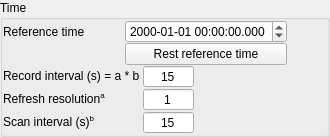
               <widget class="QGroupBox" name="groupBox_settingstime">
                <property name="sizePolicy">
                 <sizepolicy hsizetype="Preferred" vsizetype="Preferred">
                  <horstretch>0</horstretch>
                  <verstretch>0</verstretch>
                 </sizepolicy>
                </property>
                <property name="title">
                 <string>Time</string>
                </property>
                <property name="flat">
                 <bool>true</bool>
                </property>
                <layout class="QVBoxLayout" name="verticalLayout_36">
                 <property name="spacing">
                  <number>0</number>
                 </property>
                 <property name="leftMargin">
                  <number>0</number>
                 </property>
                 <property name="topMargin">
                  <number>0</number>
                 </property>
                 <property name="rightMargin">
                  <number>0</number>
                 </property>
                 <property name="bottomMargin">
                  <number>0</number>
                 </property>
                 <item>
                  <layout class="QGridLayout" name="gridLayout_4">
                   <property name="spacing">
                    <number>0</number>
                   </property>
                   <item row="0" column="4">
                    <widget class="QDateTimeEdit" name="dateTimeEdit_reftime">
                     <property name="enabled">
                      <bool>true</bool>
                     </property>
                     <property name="sizePolicy">
                      <sizepolicy hsizetype="Preferred" vsizetype="Fixed">
                       <horstretch>0</horstretch>
                       <verstretch>0</verstretch>
                      </sizepolicy>
                     </property>
                     <property name="wrapping">
                      <bool>false</bool>
                     </property>
                     <property name="readOnly">
                      <bool>false</bool>
                     </property>
                     <property name="buttonSymbols">
                      <enum>QAbstractSpinBox::UpDownArrows</enum>
                     </property>
                     <property name="accelerated">
                      <bool>false</bool>
                     </property>
                     <property name="dateTime">
                      <datetime>
                       <hour>0</hour>
                       <minute>0</minute>
                       <second>0</second>
                       <year>2000</year>
                       <month>1</month>
                       <day>1</day>
                      </datetime>
                     </property>
                     <property name="currentSection">
                      <enum>QDateTimeEdit::YearSection</enum>
                     </property>
                     <property name="displayFormat">
                      <string>yyyy-MM-dd hh:mm:ss.zzz</string>
                     </property>
                     <property name="calendarPopup">
                      <bool>false</bool>
                     </property>
                     <property name="currentSectionIndex">
                      <number>0</number>
                     </property>
                    </widget>
                   </item>
                   <item row="0" column="3">
                    <spacer name="horizontalSpacer_reftime_l">
                     <property name="orientation">
                      <enum>Qt::Horizontal</enum>
                     </property>
                     <property name="sizeHint" stdset="0">
                      <size>
                       <width>40</width>
                       <height>0</height>
                      </size>
                     </property>
                    </spacer>
                   </item>
                   <item row="0" column="2">
                    <widget class="QLabel" name="label_reftime">
                     <property name="text">
                      <string>Reference time</string>
                     </property>
                    </widget>
                   </item>
                   <item row="1" column="4">
                    <widget class="QPushButton" name="pushButton_resetreftime">
                     <property name="sizePolicy">
                      <sizepolicy hsizetype="Preferred" vsizetype="Fixed">
                       <horstretch>0</horstretch>
                       <verstretch>0</verstretch>
                      </sizepolicy>
                     </property>
                     <property name="maximumSize">
                      <size>
                       <width>16777215</width>
                       <height>16777215</height>
                      </size>
                     </property>
                     <property name="text">
                      <string>Rest reference time</string>
                     </property>
                    </widget>
                   </item>
                   <item row="0" column="5">
                    <spacer name="horizontalSpacer_reftime_r">
                     <property name="orientation">
                      <enum>Qt::Horizontal</enum>
                     </property>
                     <property name="sizeHint" stdset="0">
                      <size>
                       <width>40</width>
                       <height>0</height>
                      </size>
                     </property>
                    </spacer>
                   </item>
                  </layout>
                 </item>
                 <item>
                  <layout class="QGridLayout" name="gridLayout_3">
                   <property name="spacing">
                    <number>0</number>
                   </property>
                   <item row="1" column="2">
                    <spacer name="horizontalSpacer_4">
                     <property name="orientation">
                      <enum>Qt::Horizontal</enum>
                     </property>
                     <property name="sizeHint" stdset="0">
                      <size>
                       <width>40</width>
                       <height>20</height>
                      </size>
                     </property>
                    </spacer>
                   </item>
                   <item row="0" column="0">
                    <widget class="QLabel" name="label_3">
                     <property name="text">
                      <string>&lt;html&gt;&lt;head/&gt;&lt;body&gt;&lt;p&gt;Record interval (s) = a * b &lt;/p&gt;&lt;/body&gt;&lt;/html&gt;</string>
                     </property>
                    </widget>
                   </item>
                   <item row="2" column="0">
                    <widget class="QLabel" name="label_8">
                     <property name="sizePolicy">
                      <sizepolicy hsizetype="Preferred" vsizetype="Preferred">
                       <horstretch>0</horstretch>
                       <verstretch>0</verstretch>
                      </sizepolicy>
                     </property>
                     <property name="text">
                      <string>&lt;html&gt;&lt;head/&gt;&lt;body&gt;&lt;p&gt;Scan interval (s)&lt;span style=&quot; vertical-align:super;&quot;&gt;b&lt;/span&gt;&lt;/p&gt;&lt;/body&gt;&lt;/html&gt;</string>
                     </property>
                    </widget>
                   </item>
                   <item row="0" column="2">
                    <spacer name="horizontalSpacer_6">
                     <property name="orientation">
                      <enum>Qt::Horizontal</enum>
                     </property>
                     <property name="sizeHint" stdset="0">
                      <size>
                       <width>40</width>
                       <height>20</height>
                      </size>
                     </property>
                    </spacer>
                   </item>
                   <item row="1" column="0">
                    <widget class="QLabel" name="label">
                     <property name="text">
                      <string>&lt;html&gt;&lt;head/&gt;&lt;body&gt;&lt;p&gt;Refresh resolution&lt;span style=&quot; vertical-align:super;&quot;&gt;a&lt;/span&gt;&lt;/p&gt;&lt;/body&gt;&lt;/html&gt;</string>
                     </property>
                    </widget>
                   </item>
                   <item row="2" column="2">
                    <spacer name="horizontalSpacer_7">
                     <property name="orientation">
                      <enum>Qt::Horizontal</enum>
                     </property>
                     <property name="sizeHint" stdset="0">
                      <size>
                       <width>22</width>
                       <height>17</height>
                      </size>
                     </property>
                    </spacer>
                   </item>
                   <item row="0" column="1">
                    <widget class="QSpinBox" name="spinBox_recordinterval">
                     <property name="alignment">
                      <set>Qt::AlignCenter</set>
                     </property>
                     <property name="buttonSymbols">
                      <enum>QAbstractSpinBox::NoButtons</enum>
                     </property>
                     <property name="minimum">
                      <number>1</number>
                     </property>
                     <property name="maximum">
                      <number>2147483647</number>
                     </property>
                     <property name="value">
                      <number>15</number>
                     </property>
                    </widget>
                   </item>
                   <item row="1" column="1">
                    <widget class="QSpinBox" name="spinBox_refreshresolution">
                     <property name="alignment">
                      <set>Qt::AlignCenter</set>
                     </property>
                     <property name="buttonSymbols">
                      <enum>QAbstractSpinBox::NoButtons</enum>
                     </property>
                     <property name="minimum">
                      <number>1</number>
                     </property>
                     <property name="maximum">
                      <number>2147483647</number>
                     </property>
                     <property name="value">
                      <number>1</number>
                     </property>
                    </widget>
                   </item>
                   <item row="2" column="1">
                    <widget class="QSpinBox" name="spinBox_scaninterval">
                     <property name="alignment">
                      <set>Qt::AlignCenter</set>
                     </property>
                     <property name="buttonSymbols">
                      <enum>QAbstractSpinBox::NoButtons</enum>
                     </property>
                     <property name="showGroupSeparator" stdset="0">
                      <bool>false</bool>
                     </property>
                     <property name="minimum">
                      <number>1</number>
                     </property>
                     <property name="maximum">
                      <number>2147483647</number>
                     </property>
                     <property name="value">
                      <number>15</number>
                     </property>
                    </widget>
                   </item>
                  </layout>
                 </item>
                </layout>
               </widget>
